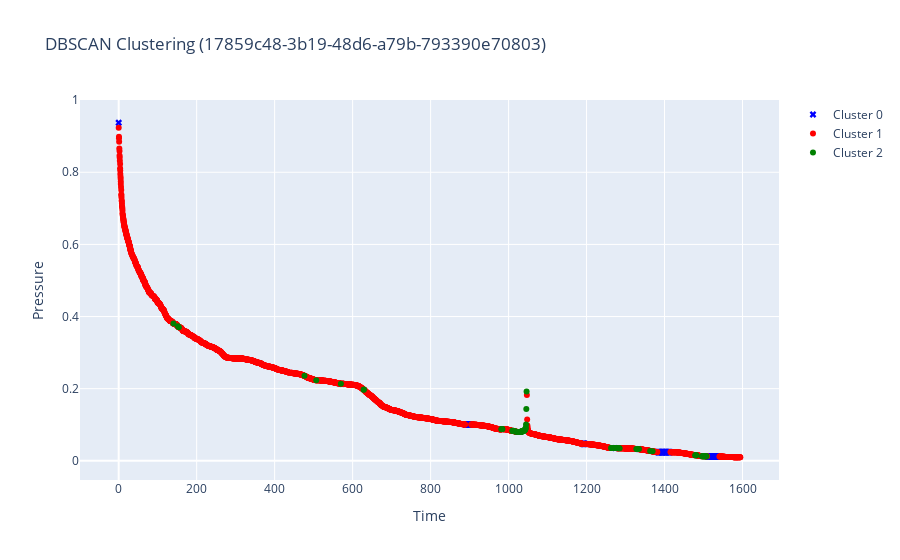

Notebook code for this chart:
### Markdown cell above
## Сырая кластеризация

### Code cell
filename, recovery, drop, clust_df = process_file_without_postfilters(filename, DATA_PATH)
plot_data(clust_df, filename)
